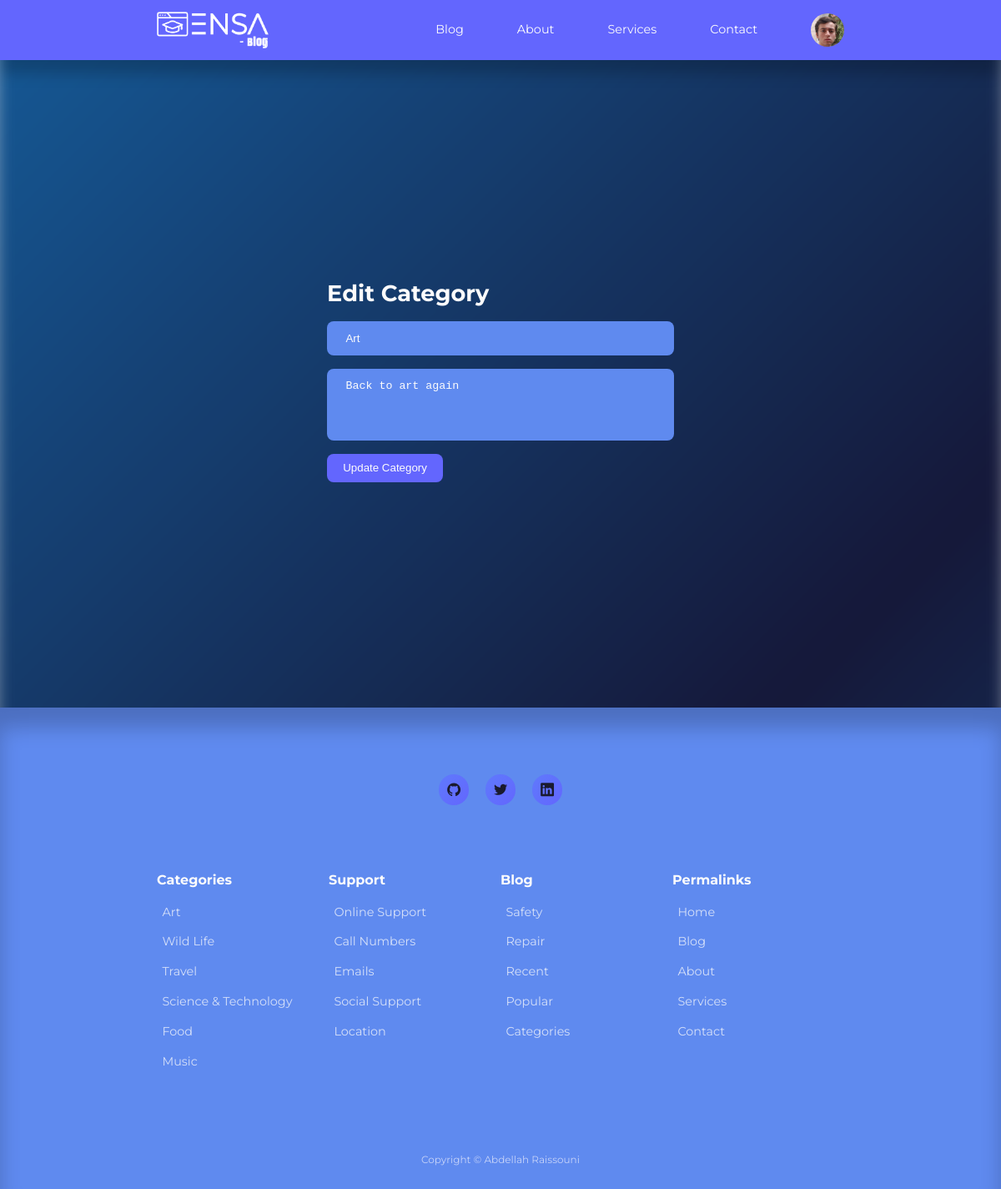
The page /admin/edit-category.php?id=3 (signed in) on the database its author committed.
### tables this page shows
CREATE TABLE IF NOT EXISTS `users` (
  `id` int UNSIGNED NOT NULL AUTO_INCREMENT,
  `firstname` varchar(50) NOT NULL,
  `lastname` varchar(50) NOT NULL,
  `username` varchar(50) NOT NULL,
  `email` varchar(100) NOT NULL,
  `password` varchar(255) NOT NULL,
  `avatar` varchar(255) NOT NULL,
  `is_admin` tinyint(1) NOT NULL,
  PRIMARY KEY (`id`)
);

CREATE TABLE IF NOT EXISTS `categories` (
  `id` int UNSIGNED NOT NULL AUTO_INCREMENT,
  `title` varchar(50) NOT NULL,
  `description` text NOT NULL,
  PRIMARY KEY (`id`)
);

### admin/partials/header.php (called while the page is built, shortened)
<?php
require '../partials/header.php';

### admin/edit-category.php (the view, shortened to what this page needs)
<?php
 include 'partials/header.php';
 if(isset($_GET['id'])) {
    $id =filter_var($_GET['id'], FILTER_SANITIZE_NUMBER_INT);
    $query = "SELECT * FROM categories WHERE id=$id";
    $result = mysqli_query($connection, $query);
    if(mysqli_num_rows($result) == 1) {
        $category = mysqli_fetch_assoc($result);
    }
 } else {
    header('location: ' . ROOT_URL . 'admin/manage-categories.php');
    die();
 }
?>
<section class="form__section">
    <div class="container form__section-container">
        <h2>Edit Category</h2>
        <form action="<?= ROOT_URL ?>admin/edit-category-logic.php" method="POST">
            <input type="text" name="title" value="<?= $category['title'] ?>" placeholder="Title">
            <textarea rows="4" name="description" placeholder="Description"><?= $category['description'] ?></textarea>
            <button type="submit" name="submit" class="btn">Update Category</button>
        </form>
    </div>
</section>
<?php
 include '../partials/footer.php';
?>

### partials/header.php (shortened to what this page needs)
<?php
require 'config/database.php';
if(isset($_SESSION['user-id'])) {
    $id = filter_var($_SESSION['user-id'], FILTER_VALIDATE_INT);
    $query = "SELECT avatar FROM users WHERE id=$id";
    $result = mysqli_query($connection, $query);
    $avatar = mysqli_fetch_assoc($result);
}
?>
<!DOCTYPE html>
<html lang="en">
<head>
    <link rel="stylesheet" href="<?= ROOT_URL ?>css/styles.css">
    <link rel="stylesheet" href="https://unicons.iconscout.com/release/v4.0.8/css/line.css">
</head>
<body>
    <nav>
        <div class="container nav__container">
            <a href="<?= ROOT_URL ?>" >
            <img src="<?= ROOT_URL ?>partials/ensablog-white.png" style="width:40%; height:auto;" alt="Ensa - Blog Logo" >
            </a>
            <ul class="nav__items">
                <li><a href="<?= ROOT_URL ?>blog.php">Blog</a></li>
                <li><a href="<?= ROOT_URL ?>about.php">About</a></li>
                <li><a href="<?= ROOT_URL ?>services.php">Services</a></li>
                <li><a href="<?= ROOT_URL ?>contact.php">Contact</a></li>
                <?php if(isset ($_SESSION['user-id'])): ?>
                    <li class="nav__profile">
                    <div class="avatar">
                        <img src="<?= ROOT_URL . 'images/' . $avatar['avatar'] ?>" >
                    </div>
                </li>
                <?php else : ?>
                <li><a href="<?= ROOT_URL ?>signin.php">Signin</a></li>
                <?php endif ?>
            </ul>
        </div>
    </nav>

### css/styles.css (style rules this page uses)
:root { --color-primary: #6366fe; --color-primary-light: hsla(239, 99%, 70%, 0.18); --color-primary-variant: #5f7afc; --color-red: #e90000; --color-red-light: hsla(235, 97%, 69%, 0.15); --color-green: #27e40f; --color-green-light: hsla(225, 95%, 68%, 0.15); --color-gray-900: #5f8aef; --color-gray-700: #45a6e3; --color-gray-300: rgba(242, 242, 254, 0.3); --color-gray-200: rgba(242, 242, 254, 0.7); --color-white: #fcfcfc; --color-bg: linear-gradient(-45deg, #000428, #004e92, #000428, #004e92); --transition: all 300ms ease; --container-width-lg: 74%; --container-width-md: 88%; --form-width: 40%; --card-border-radius-1: 0.3rem; --card-border-radius-2: 0.5rem; --card-border-radius-3: 0.8rem; --card-border-radius-4: 2rem; --card-border-radius-5: 5rem; }
body { font-family: 'Montserrat', sans-serif; line-height: 1.6; color: var(--color-gray-200); overflow-x: hidden; font-size: 0.9rem; position: relative; }
body::before, body::after { content: ""; position: fixed; top: 0; left: 0; width: 100%; height: 100%; background: var(--color-bg); background-size: 200% 200%; animation: gradient 25s ease-in-out infinite; z-index: -1; }
body::before { filter: blur(8px); opacity: 0.8; }
body::after { filter: blur(4px); opacity: 0.6; transform: scale(1.1); }
* { margin: 0; padding: 0; outline: 0; border: 0; appearance: 0; list-style: none; text-decoration: none; box-sizing: border-box; }
.container { width: var(--container-width-lg); max-width: 1800px; margin-inline: auto; }
section { margin-top: 3rem; width: 100vw; }
h1, h2, h3, h4, h5 { color: var(--color-white); line-height: 1.3; }
h2 { font-size: 1.7rem; margin: 1rem 0; }
a { color: var(--color-white); transition: var(--transition); }
img { display: block; width: 100%; object-fit: cover; }
nav { background: var(--color-primary); width: 100vw; height: 4.5rem; position: fixed; top: 0; z-index: 10; box-shadow: 0 1rem 1rem rgba(0, 0, 0, 0.2); }
.nav__container { height: 100%; display: flex; align-items: center; justify-content: space-between; }
.avatar { width: 2.5rem; height: 2.5rem; border-radius: 50%; overflow: hidden; border: 0.3rem solid var(--color-bg); }
.nav__items { display: flex; align-items: center; gap: 4rem; }
.nav__profile { position: relative; cursor: pointer; }
.btn { display: inline-block; width: fit-content; padding: 0.6rem 1.2rem; background-color: var(--color-primary); border-radius: var(--card-border-radius-2); cursor: pointer; transition: var(--transition); color: var(--color-white); }
.form__section { display: grid; place-items: center; height: 100vh; }
.form__section-container { width: var(--form-width); }
form { display: flex; flex-direction: column; gap: 1rem; }
input, textarea, select { padding: 0.8rem 1.4rem; background-color: var(--color-gray-900); border-radius: var(--card-border-radius-2); resize: none; color: var(--color-white); }
.container { max-width: 1200px; margin: 0 auto; padding: 0 2rem; }
.container { max-width: 1200px; margin: 0 auto; padding: 0 2rem; position: relative; z-index: 1; }

### rows shown on the page
users: avatar (picture)
categories: title "Art", description "Back to art again"
